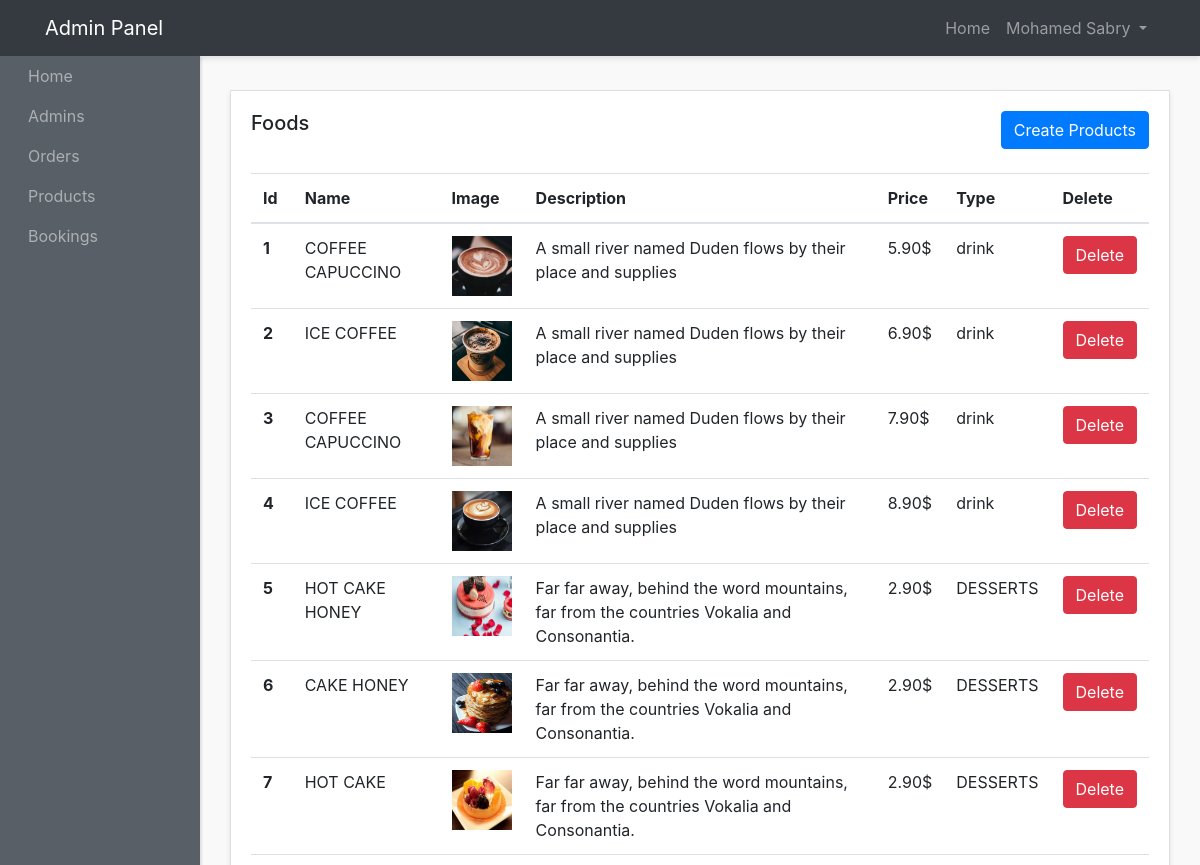
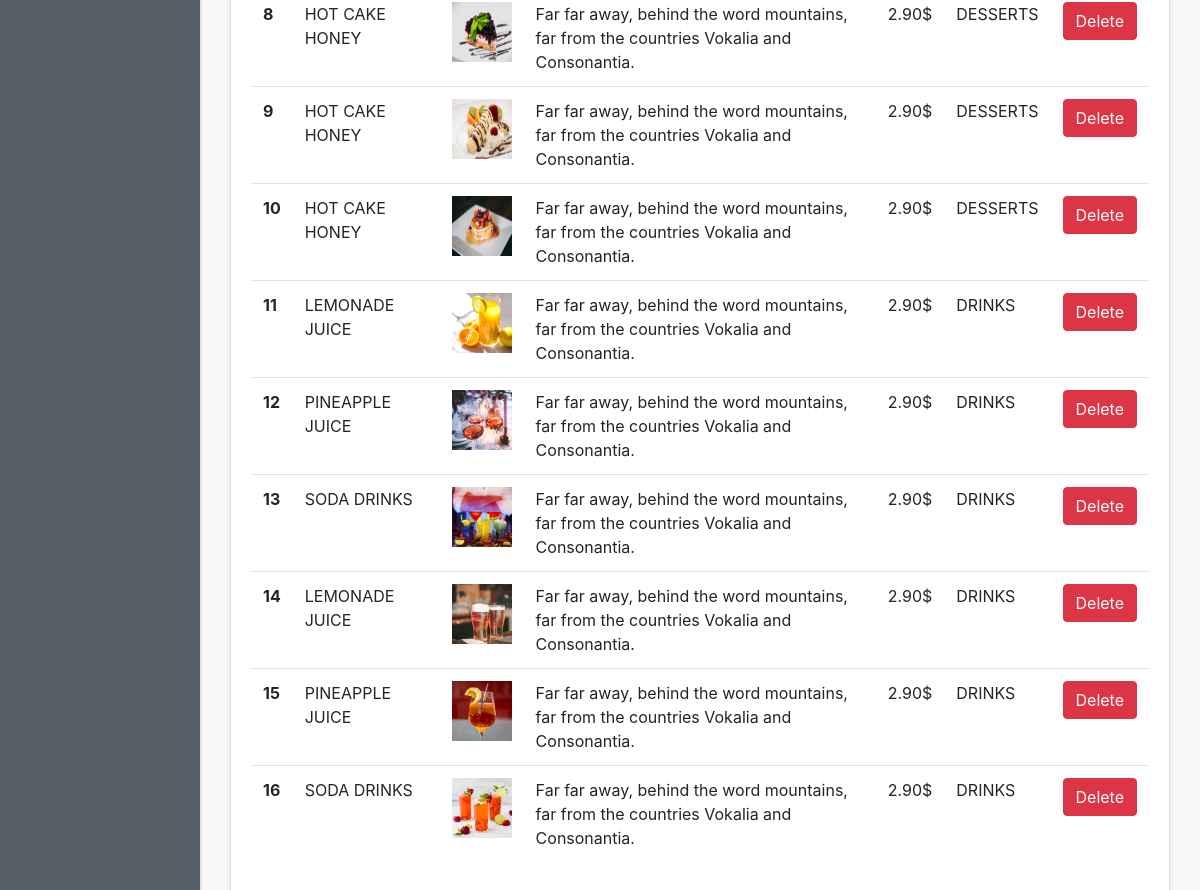
The page /admin-panel/products-admins/show-products.php (signed in) on the database its author committed (2 pictures, top to bottom).
### tables this page shows
CREATE TABLE `products` (
  `id` int(11) NOT NULL,
  `name` varchar(200) NOT NULL,
  `image` varchar(200) NOT NULL,
  `description` text NOT NULL,
  `price` varchar(10) NOT NULL,
  `type` varchar(200) NOT NULL,
  `created_at` timestamp NOT NULL DEFAULT current_timestamp()
);

### admin-panel/products-admins/show-products.php (the view, shortened to what this page needs)
<?php require "../layouts/header.php"; ?>
<?php require "../../config/config.php"; ?>
<?php
$display_products = $connect->query("SELECT * FROM products");
$display_products->execute();
$Allproducts = $display_products->fetchAll(PDO::FETCH_OBJ);
?>
<div class="row">
  <div class="col">
    <div class="card">
      <div class="card-body">
        <h5 class="card-title mb-4 d-inline">Foods</h5>
        <a href="create-products.php" class="btn btn-primary mb-4 text-center float-right">Create Products</a>
        <table class="table">
          <thead>
            <tr>
              <th scope="col">Id</th>
              <th scope="col">Name</th>
              <th scope="col">Image</th>
              <th scope="col">Description</th>
              <th scope="col">Price</th>
              <th scope="col">Type</th>
              <th scope="col">Delete</th>
            </tr>
          </thead>
          <tbody>
            <?php foreach($Allproducts as $product) : ?>
              <tr>
                <th scope="row"><?php echo $product->id; ?></th>
                <td><?php echo $product->name; ?></td>
                <td><img src="../../images/<?php echo $product->image; ?>" style="width: 60px; height: 60px;"></td>
                <td><?php echo $product->description; ?></td>
                <td><?php echo $product->price; ?>$</td>
                <td><?php echo $product->type; ?></td>
                <td><a href="delete-products.php?id=<?php echo $product->id; ?>" class="btn btn-danger  text-center ">Delete</a></td>
              </tr>
            <?php endforeach; ?>
          </tbody>
        </table>
      </div>
    </div>
  </div>
</div>
<?php require "../layouts/footer.php"; ?>

### admin-panel/layouts/header.php (shortened to what this page needs)
<!DOCTYPE html>
<html lang="en">
<head>
    <link href="http://maxcdn.bootstrapcdn.com/bootstrap/4.0.0/css/bootstrap.min.css" rel="stylesheet">
    <link href="<?php echo ADMINURL; ?>/styles/style.css" rel="stylesheet">
</head>
<body>
    <div id="wrapper">
        <nav class="navbar header-top fixed-top navbar-expand-lg  navbar-dark bg-dark">
            <div class="container">
                <a class="navbar-brand" href="<?php echo ADMINURL; ?>">Admin Panel</a>
                <div class="collapse navbar-collapse" id="navbarText">
                <?php if(isset($_SESSION['username'])) : ?>
                    <ul class="navbar-nav side-nav">
                        <li class="nav-item">
                            <a class="nav-link" style="margin-left: 20px;" href="<?php echo ADMINURL; ?>">Home
                            </a>
                        </li>
                        <li class="nav-item">
                            <a class="nav-link" href="<?php echo ADMINURL; ?>/admins/admins.php" style="margin-left: 20px;">Admins</a>
                        </li>
                        <li class="nav-item">
                            <a class="nav-link" href="<?php echo ADMINURL; ?>/orders-admins/show-orders.php" style="margin-left: 20px;">Orders</a>
                        </li>
                        <li class="nav-item">
                            <a class="nav-link" href="<?php echo ADMINURL; ?>/products-admins/show-products.php" style="margin-left: 20px;">Products</a>
                        </li>
                        <li class="nav-item">
                            <a class="nav-link" href="<?php echo ADMINURL; ?>/bookings-admins/show-bookings.php" style="margin-left: 20px;">Bookings</a>
                        </li>
                    </ul>
                <?php endif; ?>
                    <ul class="navbar-nav ml-md-auto d-md-flex">
                    <?php if(isset($_SESSION['username'])) : ?>
                        <li class="nav-item">
                            <a class="nav-link" href="<?php echo ADMINURL; ?>">Home
                            </a>
                        </li>
                            <li class="nav-item dropdown">
                                <a class="nav-link  dropdown-toggle" href="#" id="navbarDropdown" role="button" data-toggle="dropdown" aria-haspopup="true" aria-expanded="false">
                                    <?php echo $_SESSION['username']; ?>
                                </a>
                            </li>
                    <?php else : ?>
                            <li class="nav-item">
                                <a class="nav-link" href="<?php echo ADMINURL; ?>/admins/login-admins.php">login</a>
                            </li>
                    <?php endif; ?>
                    </ul>
                </div>
            </div>
        </nav>
        <div class="container-fluid">

### admin-panel/layouts/footer.php (shortened to what this page needs)
</div>
</div>
</body>
</html>

### admin-panel/styles/style.css (style rules this page uses)
body { background:#f9f9f9; }
#wrapper { padding:90px 15px; }
.navbar-expand-lg .navbar-nav.side-nav { flex-direction: column; }
.card { margin-bottom: 15px; border-radius:0; box-shadow: 0 3px 5px rgba(0,0,0,.1); }
.header-top { box-shadow: 0 3px 5px rgba(0,0,0,.1) }
@media (min-width:992px) { #wrapper { margin-left: 200px;padding: 90px 15px 15px; } }
@media (min-width:992px) { .navbar-nav.side-nav { background: #585f66;box-shadow: 2px 1px 2px rgba(0,0,0,.1);position:fixed;top:56px;flex-direction: column!important;left:0;width:200px;overflow-y:auto;bottom:0;overflow-x:hidden;padding-bottom:40px } }

### rows shown on the page
products: id "1", name "COFFEE CAPUCCINO", image (picture), description "A small river named Duden flows by their place and supplies", price "5.90", type "drink"
products: id "2", name "ICE COFFEE", image (picture), description "A small river named Duden flows by their place and supplies", price "6.90", type "drink"
products: id "3", name "COFFEE CAPUCCINO", image (picture), description "A small river named Duden flows by their place and supplies", price "7.90", type "drink"
products: id "4", name "ICE COFFEE", image (picture), description "A small river named Duden flows by their place and supplies", price "8.90", type "drink"
products: id "5", name "HOT CAKE HONEY", image (picture), description "Far far away, behind the word mountains, far from the countries Vokalia and Consonantia.", price "2.90", type "DESSERTS"
products: id "6", name "CAKE HONEY", image (picture), description "Far far away, behind the word mountains, far from the countries Vokalia and Consonantia.", price "2.90", type "DESSERTS"
products: id "7", name "HOT CAKE", image (picture), description "Far far away, behind the word mountains, far from the countries Vokalia and Consonantia.", price "2.90", type "DESSERTS"
products: id "8", name "HOT CAKE HONEY", image (picture), description "Far far away, behind the word mountains, far from the countries Vokalia and Consonantia.", price "2.90", type "DESSERTS"
products: id "9", name "HOT CAKE HONEY", image (picture), description "Far far away, behind the word mountains, far from the countries Vokalia and Consonantia.", price "2.90", type "DESSERTS"
products: id "10", name "HOT CAKE HONEY", image (picture), description "Far far away, behind the word mountains, far from the countries Vokalia and Consonantia.", price "2.90", type "DESSERTS"
products: id "11", name "LEMONADE JUICE", image (picture), description "Far far away, behind the word mountains, far from the countries Vokalia and Consonantia.", price "2.90", type "DRINKS"
products: id "12", name "PINEAPPLE JUICE", image (picture), description "Far far away, behind the word mountains, far from the countries Vokalia and Consonantia.", price "2.90", type "DRINKS"
products: id "13", name "SODA DRINKS", image (picture), description "Far far away, behind the word mountains, far from the countries Vokalia and Consonantia.", price "2.90", type "DRINKS"
products: id "14", name "LEMONADE JUICE", image (picture), description "Far far away, behind the word mountains, far from the countries Vokalia and Consonantia.", price "2.90", type "DRINKS"
products: id "15", name "PINEAPPLE JUICE", image (picture), description "Far far away, behind the word mountains, far from the countries Vokalia and Consonantia.", price "2.90", type "DRINKS"
products: id "16", name "SODA DRINKS", image (picture), description "Far far away, behind the word mountains, far from the countries Vokalia and Consonantia.", price "2.90", type "DRINKS"

### other values the page prints
$_SESSION['username'] "Mohamed Sabry"
